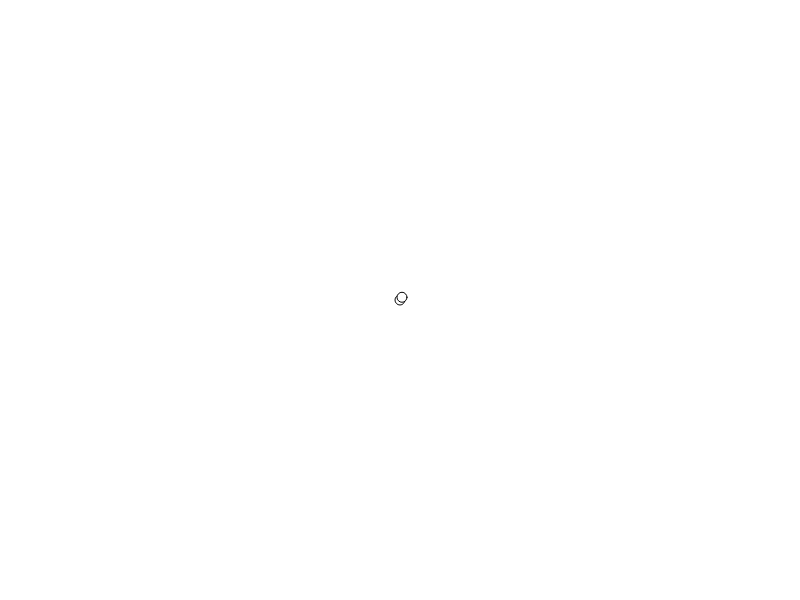
Frame 1 (no input)
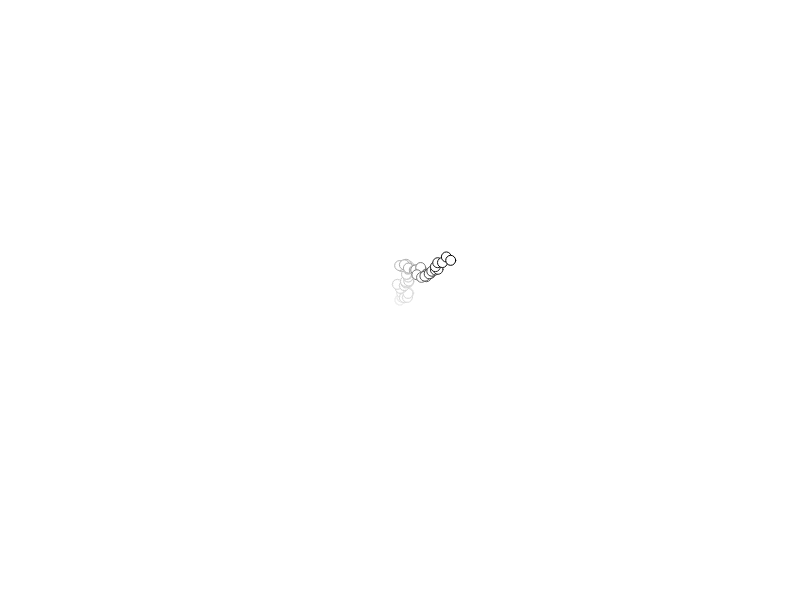
Frame 60 (no input)
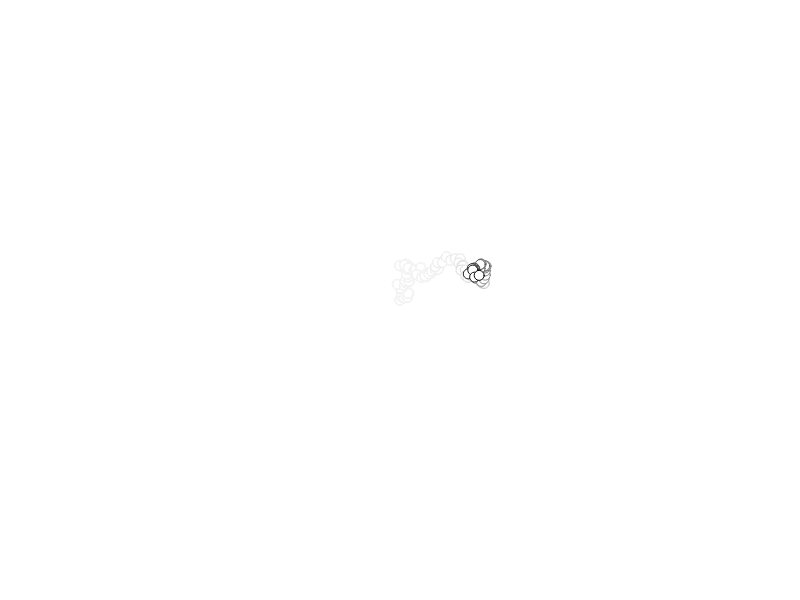
Frame 120 (the mouse pressed at the canvas centre since frame 60)

The p5.js sketch that drew these frames (run headless with seeded random() and noise() and a simulated clock; from frame 60 on, the mouse is pressed at the canvas centre):

// p5.js sketch
// ── sketch.js

// Exercise 1.1

class Walker {
    constructor(mean, std) {
        this.pos = createVector(width/2, height/2);
        this.mean = mean;
        this.std = std;
    }

    step() {
        this.pos.add(createVector(randomGaussian(this.mean, this.std), randomGaussian(this.mean, this.std)));
    }

    update() {
        if (this.pos.x < 0) {
            this.pos.x += width;
        } else if (this.pos.x >= width) {
            this.pos.x -= width;
        }

        if (this.pos.y < 0) {
            this.pos.y += height;
        } else if (this.pos.y >= height) {
            this.pos.y -= height;
        }
    }

    show() {
        // stroke(0);
        // strokeWeight(1);
        circle(this.pos.x, this.pos.y, 10);
    }
}


let walker;


function setup() {
    createCanvas(800, 600);
    background(255);

    walker = new Walker(0, 3);
    walker.show();
}

function draw() {
    background(255, 10),
    walker.step();
    walker.update();
    walker.show();
}
